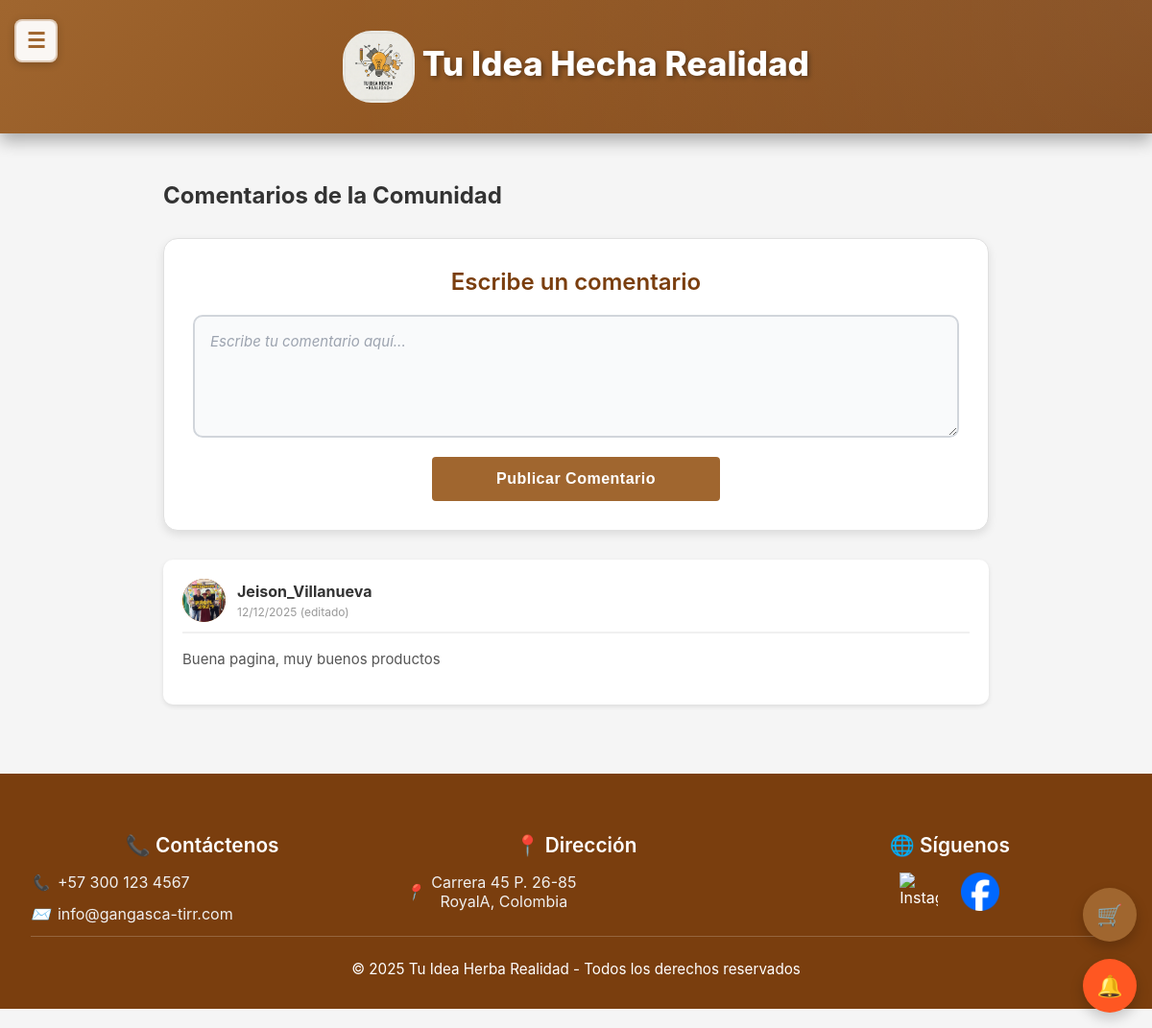
/comentarios/, run on the app's committed database.
### core/models.py (models this page shows, shortened)
class Comentario(models.Model):
    ESTADO_CHOICES = [
        ('pendiente', 'Pendiente'),
        ('aprobado', 'Aprobado'),
        ('rechazado', 'Rechazado'),
    ]
    usuario = models.ForeignKey(UserClientes, on_delete=models.CASCADE, related_name='comentarios')
    contenido = models.TextField(max_length=500)
    fecha_creacion = models.DateTimeField(auto_now_add=True)
    fecha_modificacion = models.DateTimeField(auto_now=True)
    estado = models.CharField(max_length=20, choices=ESTADO_CHOICES, default='pendiente')
    fecha_aprobacion = models.DateTimeField(null=True, blank=True)
    class Meta:
        ordering = ['-fecha_creacion']

class UserClientes(models.Model):
    usernameCliente = models.CharField(max_length=100, unique=True)
    passwordCliente = models.CharField(max_length=100)
    email = models.EmailField(max_length=100, blank=True)
    is_active = models.BooleanField(default=True)
    last_modified = models.DateTimeField(auto_now=True)
    status_changed_at = models.DateTimeField(null=True, blank=True)
    fecha_registro = models.DateTimeField(auto_now_add=True, null=True, blank=True)
    foto_perfil = models.ImageField(upload_to='uploads/perfiles/', blank=True, null=True)
    two_factor_enabled = models.BooleanField(default=False)
    two_factor_secret = models.CharField(max_length=32, blank=True, null=True)
    nombre_completo = models.CharField(max_length=200, blank=True, null=True)
    cedula = models.CharField(max_length=20, blank=True, null=True)
    telefono = models.CharField(max_length=20, blank=True, null=True, validators=[RegexValidator(r'^\d{7,15}$', 'Ingrese un número de teléfono válido (solo números, 7-15 dígitos)')])
    direccion = models.CharField(max_length=300, blank=True, null=True)
    ciudad = models.CharField(max_length=100, blank=True, null=True)
    departamento = models.CharField(max_length=100, blank=True, null=True)
    codigo_postal = models.CharField(max_length=10, blank=True, null=True)

### core/views.py (the view)
# urls.py: path('comentarios/', views.comentarios_view, name='comentarios'),
def comentarios_view(request):
    usernameCliente = request.session.get('usernameCliente')
    usuario = None
    if usernameCliente:
        try:
            usuario = UserClientes.objects.get(usernameCliente=usernameCliente)
        except UserClientes.DoesNotExist:
            pass
    comentarios = Comentario.objects.all().order_by('-fecha_creacion')
    context = {
        'comentarios': comentarios,
        'usuario': usuario,
    }
    return render(request, 'core/comentarios.html', context)

### core/context_processors.py (called while the page is built, shortened)
def idea_notifications(request):
    username_cliente = request.session.get('usernameCliente')
    username_empresa = request.session.get('usernameEmpresa')
    has_notif = False
    try:
        if username_cliente:
            has_notif = MensajeIdea.objects.filter(
                idea__autor=username_cliente,
                remitente_tipo='empresa',
                leido=False
            ).exists()
    except Exception as e:
        print(f"Error en idea_notifications: {str(e)}")
        has_notif = False
    return {
        'has_idea_notifications': has_notif
    }

### core/templates/core/comentarios.html (shortened to what this page needs)
{% load static %}
<!DOCTYPE html>
<html lang="es">
<head>
  <link rel="stylesheet" href="{% static 'core/css/styles.css' %}">
  <link rel="stylesheet" href="{% static 'core/css/responsive.css' %}">
</head>
<body>
<div class="main-content-wrapper">
  <header>
    <button class="sidebar-toggle" onclick="toggleSidebar()">☰</button>
    <h1 class="div" style="text-align: center;">
      <img src="{% static 'core/img/Gemini_Generated_Image_tzay6utzay6utzay.jfif' %}" alt="Logo" width="75" height="75">
      Tu Idea Hecha Realidad
    </h1>
  </header>
  <section>
    <div class="comentarios-container">
            <h1 style="margin-bottom: 30px; color: #333;">Comentarios de la Comunidad</h1>
            <div class="nuevo-comentario-section">
                <h3>Escribe un comentario</h3>
                <form method="POST" action="{% url 'crear_comentario' %}">
                    <div class="form-group">
                        <textarea
                            name="contenido"
                            class="form-control"
                            rows="4"
                            placeholder="Escribe tu comentario aquí..."
                            required
                        ></textarea>
                    </div>
                    <button type="submit" class="btn-primary">Publicar Comentario</button>
                </form>
            </div>
            {% if comentarios %}
                {% for comentario in comentarios %}
                <div class="comentario-card">
                    <div class="comentario-header">
                        <div class="comentario-usuario">
                            <div class="usuario-avatar">
                                {% if comentario.usuario.foto_perfil %}
                                    <img src="{{ comentario.usuario.foto_perfil.url }}" alt="{{ comentario.usuario.usernameCliente }}" style="width: 100%; height: 100%; border-radius: 50%; object-fit: cover;">
                                {% else %}
                                    {{ comentario.usuario.usernameCliente|first|upper }}
                                {% endif %}
                            </div>
                            <div class="usuario-info">
                                <h4>{{ comentario.usuario.usernameCliente }}</h4>
                                <span class="comentario-fecha">
                                    {{ comentario.fecha_creacion|date:"d/m/Y" }}
                                    {% if comentario.fecha_modificacion != comentario.fecha_creacion %}
                                        (editado)
                                    {% endif %}
                                </span>
                            </div>
                        </div>
                    </div>
                    <div class="comentario-contenido">
                        {{ comentario.contenido }}
                    </div>
                </div>
                {% endfor %}
            {% else %}
                <div class="no-comentarios">
                    <p>Aún no hay comentarios. ¡Sé el primero en compartir tu opinión!</p>
                </div>
            {% endif %}
        </div>
    </section>
    <footer>
        <div class="footer-content">
            <div class="footer-section">
                <h3 class="footer-title">📞 Contáctenos</h3>
                <div class="footer-info">
                    <i>📞</i>
                    <span>+57 300 123 4567</span>
                </div>
                <div class="footer-info">
                    <i>✉️</i>
                    <span>info@gangasca-tirr.com</span>
                </div>
            </div>
            <div class="footer-section">
                <h3 class="footer-title">📍 Dirección</h3>
                <div class="footer-info">
                    <i>📍</i>
                    <span>Carrera 45 P. 26-85<br>RoyalA, Colombia</span>
                </div>
            </div>
            <div class="footer-section">
                <h3 class="footer-title">🌐 Síguenos</h3>
                <div class="footer-social">
                    <a href="https://www.instagram.com/tu_idea_hecha_realidad?igsh=Y3ByM2lyZGcwNHVy" class="social-icon-img" aria-label="Instagram">
                        <img src="{% static 'core/img/Instagram.webp' %}" alt="Instagram" class="social-logo" width="40" height="40">
                    </a>
                    <a href="https://www.facebook.com/share/1ACEVZbZHV/" class="social-icon-img" aria-label="Facebook">
                        <img src="{% static 'core/img/Facebook.png' %}" alt="Facebook" class="social-logo" width="40" height="40">
                    </a>
                </div>
            </div>
        </div>
        <div class="footer-bottom">
            <p>© 2025 Tu Idea Herba Realidad - Todos los derechos reservados</p>
        </div>
    </footer>
</div>
{% include 'core/floating_buttons.html' %}
{% include 'core/modal_notificaciones.html' %}
</body>
</html>

### core/static/core/css/responsive.css (style rules this page uses)
html { overflow-x: hidden; width: 100%; max-width: 100vw; }
body { overflow-x: hidden; width: 100%; max-width: 100vw; margin: 0; padding: 0; }
* { box-sizing: border-box; }
.sidebar-toggle { display: flex !important; position: fixed !important; top: 20px !important; left: 15px !important; z-index: 10003 !important; background: rgba(255, 255, 255, 0.95); color: #A0662F; border: 2px solid rgba(160, 102, 47, 0.3); width: 45px; height: 45px; border-radius: 8px; cursor: pointer; box-shadow: 0 2px 8px rgba(0, 0, 0, 0.2); transition: all 0.3s ease; font-size: 22px; align-items: center; justify-content: center; font-weight: bold; }
@media screen and (min-width: 1025px) and (max-width: 1366px) { .sidebar-toggle { display: flex !important; position: fixed !important; top: 20px !important; left: 15px !important; z-index: 10003 !important; align-items: center; justify-content: center; } }
@media screen and (min-width: 1025px) and (max-width: 1366px) { .main-content-wrapper { margin-left: 0 !important; width: 100% !important; padding: 0 20px 20px 20px; } }
@media screen and (min-width: 1025px) and (max-width: 1366px) { header h1 { font-size: 2.2rem; } }
@media screen and (min-width: 1025px) and (max-width: 1366px) { .footer-content { flex-direction: row; flex-wrap: wrap; gap: 2rem; } }
@media screen and (min-width: 1025px) and (max-width: 1366px) { .footer-section { flex: 1 1 30%; min-width: 200px; } }

### data on the page
Comentario: usuario.foto_perfil (picture), usuario.usernameCliente "Jeison_Villanueva", fecha_creacion "12/12/2025", shows "(editado)", contenido "Buena pagina, muy buenos productos"
